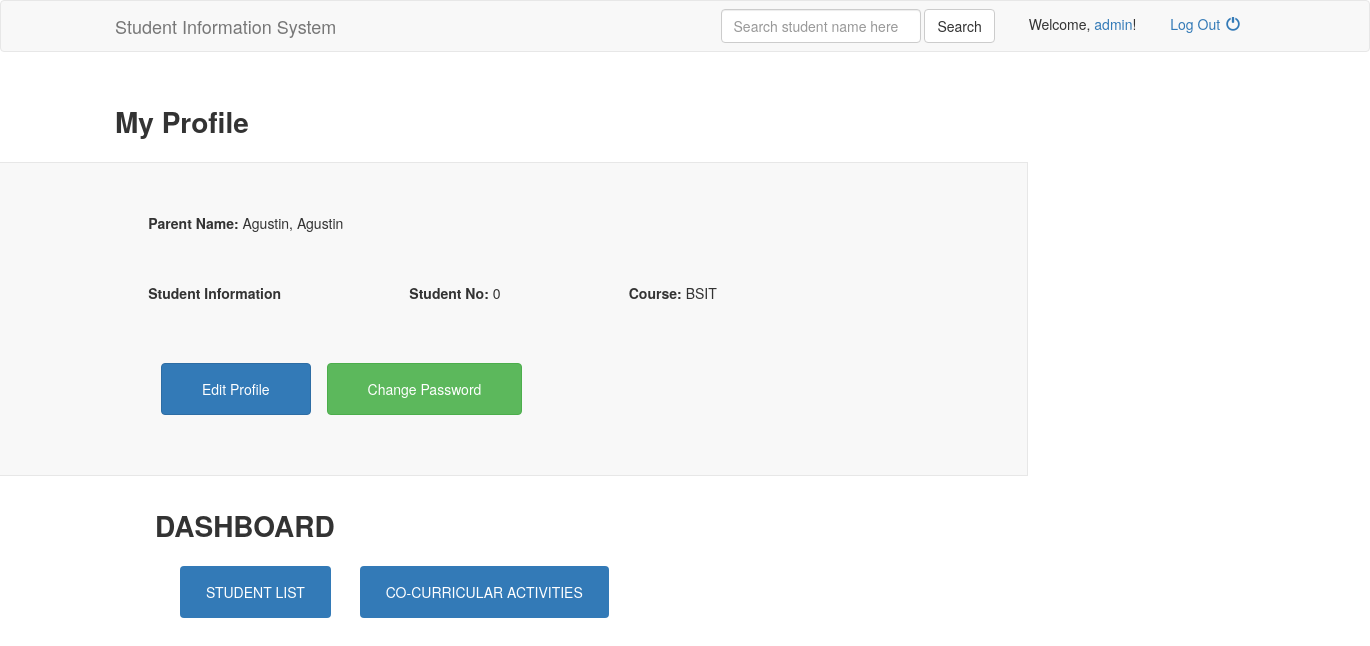
Page /profile.php (signed in) on the committed database.
### tables this page shows
CREATE TABLE `parent` (
  `id` int(10) NOT NULL,
  `username` varchar(50) NOT NULL,
  `password` varchar(50) NOT NULL,
  `studentno` int(10) NOT NULL,
  `firstname` varchar(50) NOT NULL,
  `lastname` varchar(50) NOT NULL,
  `course` varchar(10) NOT NULL,
  `yrlevel` varchar(10) NOT NULL,
  `date_joined` date NOT NULL
);

### profile.php (the view, shortened to what this page needs)
<?php
  require 'connect.php';
  if(isset($_SESSION['username'], $_SESSION['password'])) {
?>
<!DOCTYPE html>
<html>
<head>
  <link href="assets/css/bootstrap.min.css" rel="stylesheet">
	<link href="assets/css/main.css" rel="stylesheet">
</head>
<body>
  <?php include 'header.php'; ?>
  <section>
    <div class="container">
      <strong class="title">My Profile</strong>
    </div>
    <div class="profile-box box-left">
      <?php
        $query = "SELECT * FROM parent WHERE username = '".$_SESSION['username']."' AND password = '".$_SESSION['password']."'";
        if($result = mysqli_query($con, $query)) {
          $row = mysqli_fetch_assoc($result);
		  echo "<div class='info'><strong>Parent Name:</strong> <span>".$row['lastname'].", ".$row['firstname']."</span></div>";
		  echo "<br/>";
		  echo "<div class='info'><strong>Student Information</strong></div>";
          echo "<div class='info'><strong>Student No:</strong> <span>".$row['studentno']."</span></div>";
          echo "<div class='info'><strong>Course:</strong> <span>".$row['course']."</span></div>";
        } else {
          die("Error with the query in the database");
        }
      ?>
      <div class="options">
        <a class="btn btn-primary" href="editprofile.php">Edit Profile</a>
        <a class="btn btn-success" href="changepassword.php">Change Password</a>
      </div>
    </div>
	<div class="dashboard">
      <strong class="title">DASHBOARD</strong>
	  <div class="dashboard_list">
			<div class="option_btns">
				<a class="btn2 btn-primary" href="student_list.php">STUDENT LIST</a>
				<a class="btn2 btn-primary" href="curricular-activities.php">CO-CURRICULAR ACTIVITIES</a>
			</div>
	  </div>
    </div>
  </section>
</body>
</html>
<?php
  } else {
    header("location:index.php");
    exit;
  }
?>

### assets/css/main.css (style rules this page uses)
html, body { height: 100%; width: 100%; }
section strong { display: inline-block; margin: 30px 0 20px; }
.title { font-size: 28px; }
.box-left { background: #f8f8f8; border: 1px solid #e7e7e7; border-left: none; font-size: 14px; padding: 45px; width: 50%; }
.box-left .info { display: inline-block; margin: 0 0 0 13%; }
.options { margin: 40px 0; text-align: center; }
.options .btn { margin: 0 6px; padding: 15px 40px; }

### profile.php (style rules this page uses)
.dashboard { padding-left: 155px; padding-right: 25px; padding-bottom: 25px; width: 1360px; }
.options { margin: 40px 0; text-align: left; margin-left: 135px; }
.box-left { background: #f8f8f8; border: 1px solid #e7e7e7; border-left: none; font-size: 14px; padding: 20px; width: 75%; }
.btn2 { display: inline-block; padding: 15px 25px; margin-left: 25px; margin-bottom: 0; font-size: 14px; font-weight: 400; line-height: 1.42857143; text-align: center; white-space: nowrap; vertical-align: middle; -ms-touch-action: manipulation; touch-action: manipulation; cursor: pointer; -webkit-user-select: none; -moz-user-select: none; -ms-user-select: none; user-select: none; background-image: none; border: 1px solid transparent; border-radius: 4px; text-decoration: none; }

### rows in the picture
parent: lastname "Agustin", firstname "Agustin", studentno "0", course "BSIT"

### other values in the picture
$_SESSION['username'] "admin"
